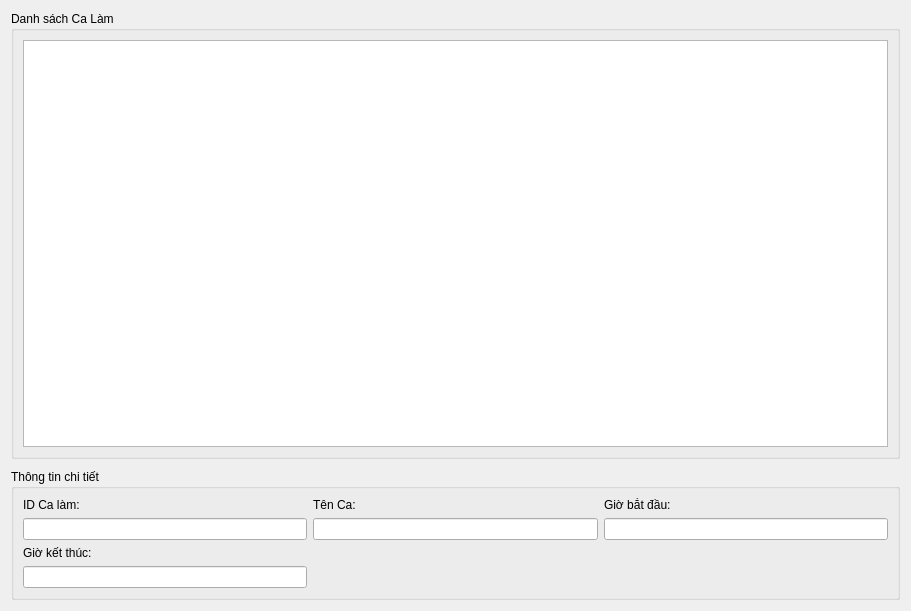
<?xml version="1.0" encoding="UTF-8"?>
<ui version="4.0">
 <class>FormCaLam</class>
 <widget class="QWidget" name="FormCaLam">
  <property name="geometry">
   <rect>
    <x>0</x>
    <y>0</y>
    <width>911</width>
    <height>611</height>
   </rect>
  </property>
  <layout class="QVBoxLayout" name="mainLayout">
   <property name="spacing">
    <number>10</number>
   </property>
   <item>
    <widget class="QGroupBox" name="groupList">
     <property name="title">
      <string>Danh sách Ca Làm</string>
     </property>
     <layout class="QVBoxLayout" name="verticalLayout_list">
      <item>
       <widget class="QTableWidget" name="tableCaLam">
        <property name="editTriggers">
         <set>QAbstractItemView::NoEditTriggers</set>
        </property>
        <property name="selectionMode">
         <enum>QAbstractItemView::SingleSelection</enum>
        </property>
        <property name="selectionBehavior">
         <enum>QAbstractItemView::SelectRows</enum>
        </property>
       </widget>
      </item>
     </layout>
    </widget>
   </item>
   <item>
    <widget class="QGroupBox" name="groupEdit">
     <property name="maximumSize">
      <size>
       <width>16777215</width>
       <height>200</height>
      </size>
     </property>
     <property name="title">
      <string>Thông tin chi tiết</string>
     </property>
     <layout class="QGridLayout" name="gridLayout_info">
      <item row="0" column="0">
       <widget class="QLabel" name="lblIDCL">
        <property name="text">
         <string>ID Ca làm:</string>
        </property>
       </widget>
      </item>
      <item row="1" column="0">
       <widget class="QLineEdit" name="txtIDCa">
        <property name="readOnly">
         <bool>true</bool>
        </property>
       </widget>
      </item>
      <item row="0" column="1">
       <widget class="QLabel" name="label_2">
        <property name="text">
         <string>Tên Ca:</string>
        </property>
       </widget>
      </item>
      <item row="1" column="1">
       <widget class="QLineEdit" name="txtTenCa"/>
      </item>
      <item row="0" column="2">
       <widget class="QLabel" name="label_3">
        <property name="text">
         <string>Giờ bắt đầu:</string>
        </property>
       </widget>
      </item>
      <item row="1" column="2">
       <widget class="QLineEdit" name="txtGioBD"/>
      </item>
      <item row="2" column="0">
       <widget class="QLabel" name="label_4">
        <property name="text">
         <string>Giờ kết thúc:</string>
        </property>
       </widget>
      </item>
      <item row="3" column="0">
       <widget class="QLineEdit" name="txtGioKT"/>
      </item>
     </layout>
    </widget>
   </item>
  </layout>
 </widget>
 <resources/>
 <connections/>
</ui>
